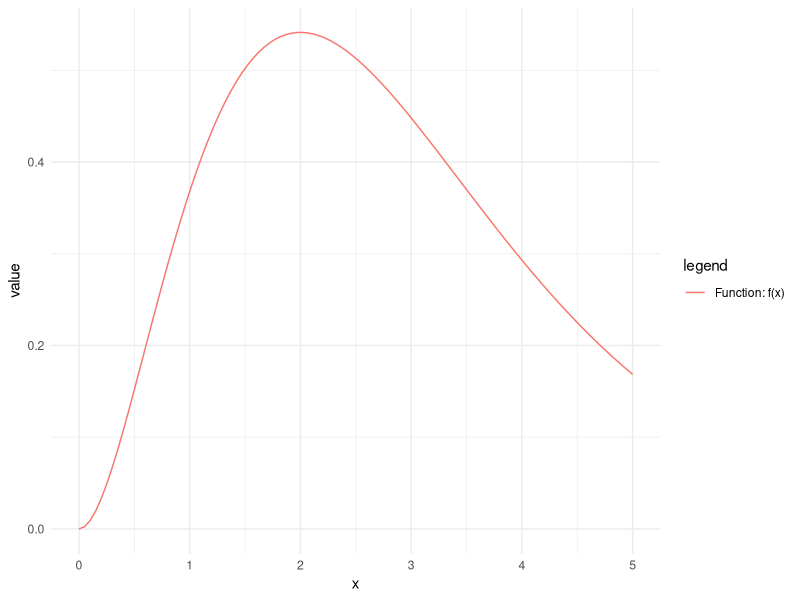
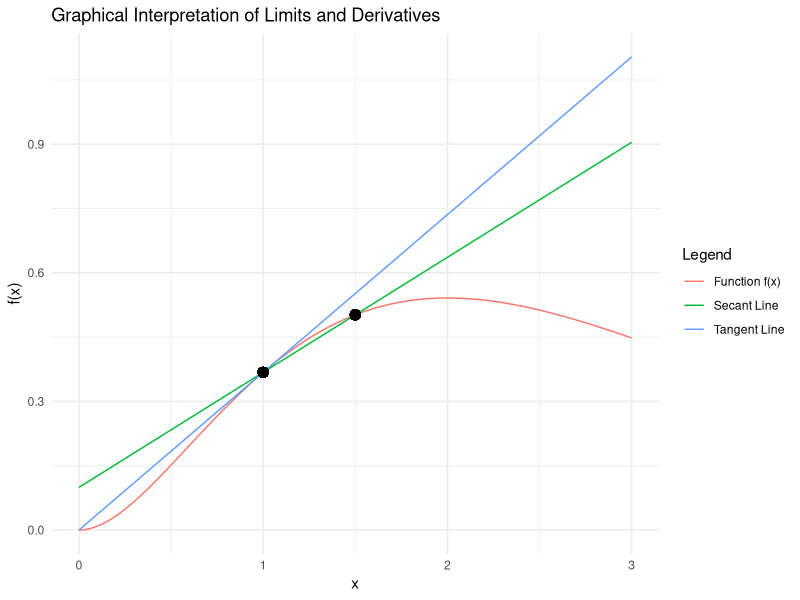
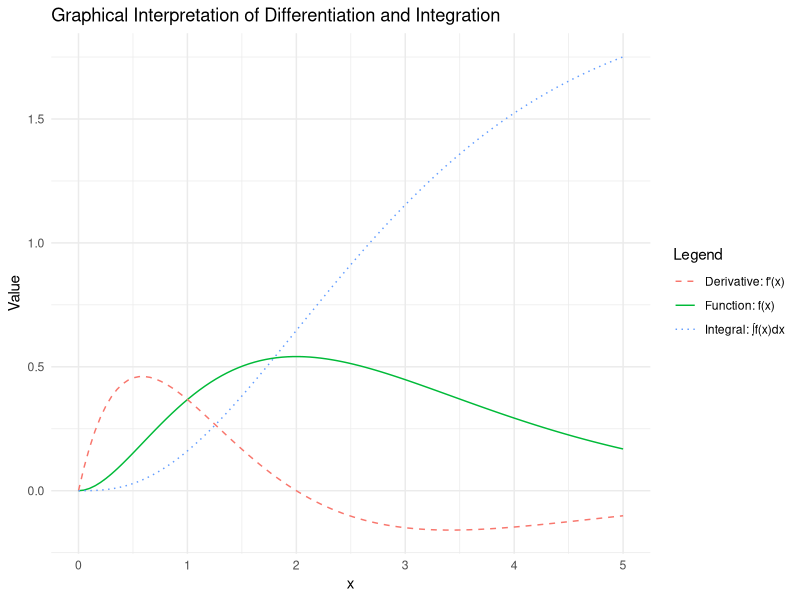
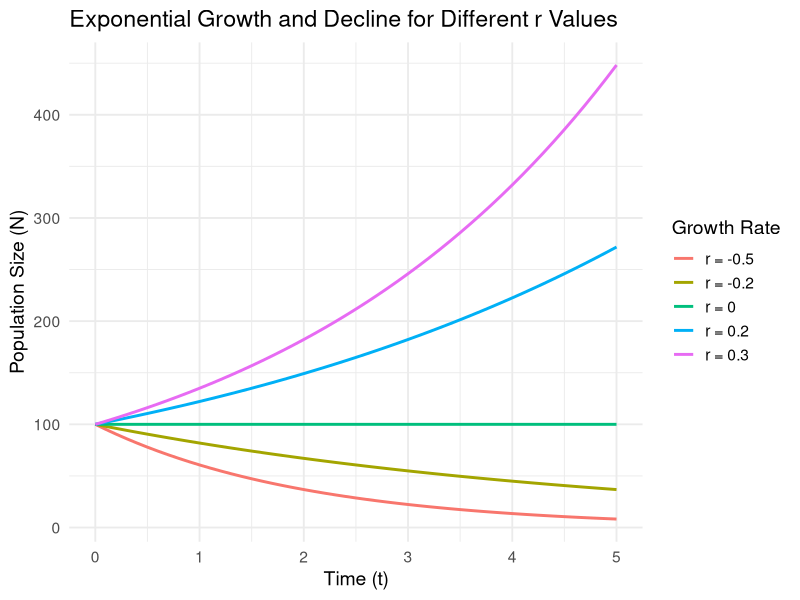
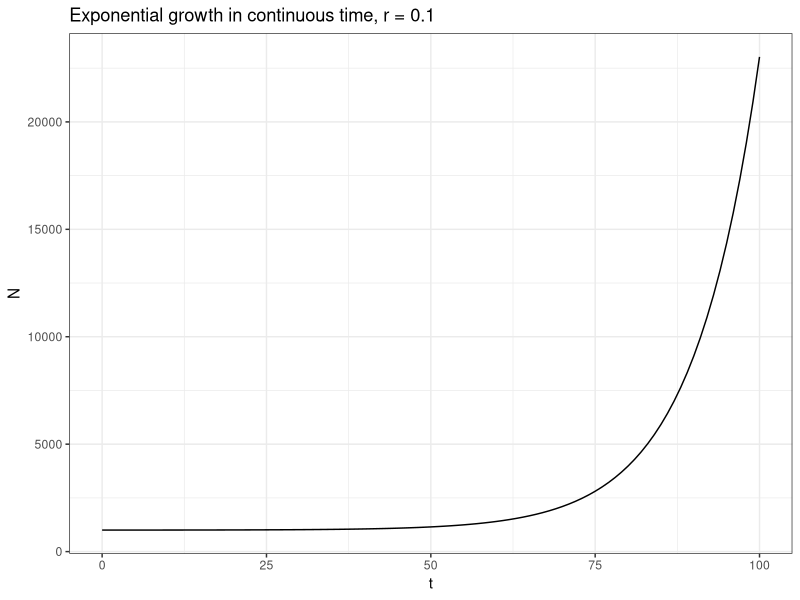
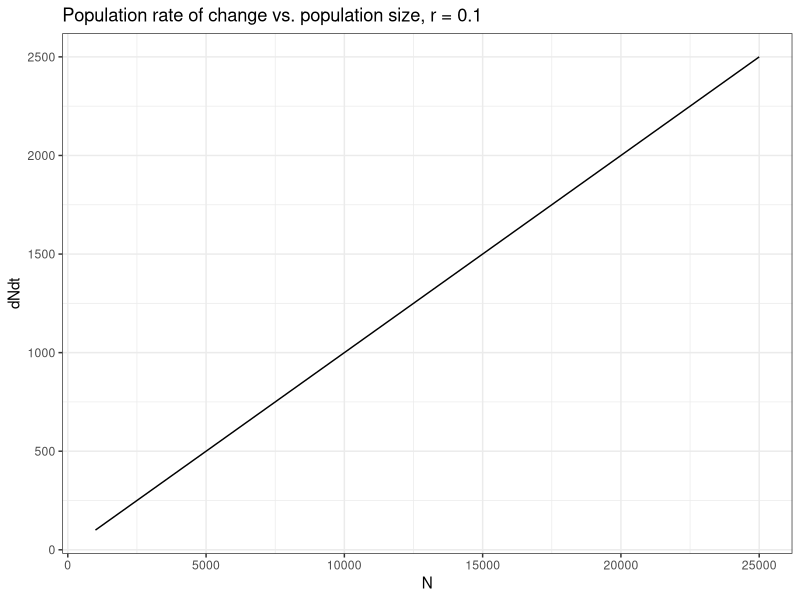
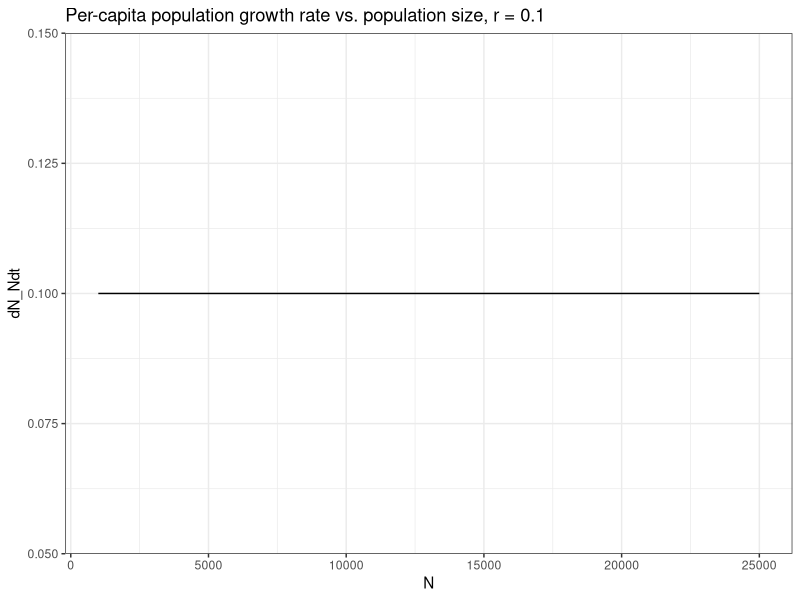
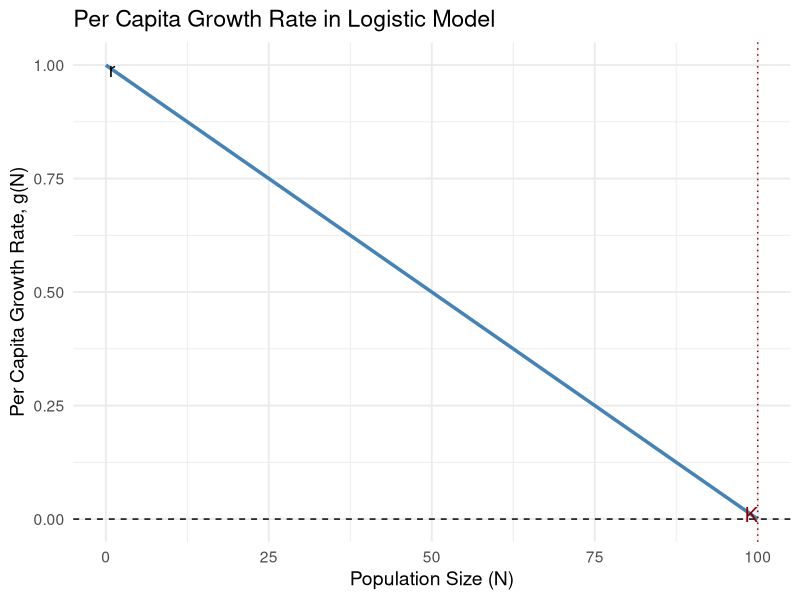

Source code (R) for these figures, in order:
## ---- chunk 1
library(ggplot2)
library(dplyr)
## ---- chunk 2
f <- function(x) x^2 * exp(-x)

dat <- data.frame(x = seq(0, 5, length.out=100))
dat$fx = f(dat$x)

ggplot(dat, aes(x=x, y=fx)) +
         geom_line(aes(color="Function: f(x)")) +
  labs(color="legend",
       y="value") +
  theme_minimal()
## ---- chunk 3

# Define function and derivative
f <- function(x) x^2 * exp(-x)
df <- function(x) (2*x - x^2) * exp(-x)

# Select a point and a small Δx
x0 <- 1
dx <- 0.5  # Try different values to show secant line changing
x1 <- x0 + dx

# Compute function values
y0 <- f(x0)
y1 <- f(x1)

# Compute secant line equation: y = m(x - x0) + y0
m_secant <- (y1 - y0) / (x1 - x0)
secant_line <- function(x) m_secant * (x - x0) + y0

# Compute tangent line equation at x0: y = f'(x0)(x - x0) + f(x0)
m_tangent <- df(x0)
tangent_line <- function(x) m_tangent * (x - x0) + y0

# Generate x values for plotting
x_vals <- seq(0, 3, length.out = 100)

# Create data frame
data <- data.frame(
  x = x_vals,
  f_x = f(x_vals),
  secant = secant_line(x_vals),
  tangent = tangent_line(x_vals)
)

# Plot function, secant, and tangent lines
ggplot(data, aes(x)) +
  geom_line(aes(y = f_x, color = "Function f(x)")) +
  geom_line(aes(y = secant, color = "Secant Line")) +
  geom_line(aes(y = tangent, color= "Tangent Line")) +
  geom_point(aes(x = x0, y = y0), color = "black", size = 3) +
  geom_point(aes(x = x1, y = y1), color = "black", size = 3) +
  labs(title = "Graphical Interpretation of Limits and Derivatives",
       y = "f(x)",
       color = "Legend") +
  theme_minimal()
## ---- chunk 4
# Load necessary library
library(ggplot2)

# Define function, derivative, and integral
f <- function(x) x^2 * exp(-x)
df <- function(x) (2*x - x^2) * exp(-x)
F_int <- function(x) -exp(-x) * (x^2 + 2*x + 2) + 2  # Indefinite integral with constant C = 2

# Generate data
x_vals <- seq(0, 5, length.out = 100)
df_vals <- df(x_vals)
F_vals <- F_int(x_vals)

# Create a dataframe for plotting
data <- data.frame(x = x_vals, f = f(x_vals), df = df_vals, F = F_vals)

# Plot function, derivative, and integral
ggplot(data, aes(x)) +
  geom_line(aes(y = f, color = "Function: f(x)")) +
  geom_line(aes(y = df, color = "Derivative: f'(x)"), linetype = "dashed") +
  geom_line(aes(y = F, color = "Integral: ∫f(x)dx"), linetype = "dotted") +
  labs(title = "Graphical Interpretation of Differentiation and Integration",
       y = "Value",
       color = "Legend") +
  theme_minimal()
## ---- chunk 5


# Parameters
N0 <- 100             # Initial population size
r_values <- c(-0.5, -0.2, 0, 0.2, 0.3)  # Growth rates to explore
T_max <- 5           # Maximum time
times <- seq(0, T_max, by = 0.1)  # Time vector

# Generate population trajectories for each r
pop_data <- expand.grid(t = times, r = r_values) %>%
  mutate(N = N0 * exp(r * t))

# Convert r to factor for cleaner labeling
pop_data$r_label <- factor(pop_data$r, labels = paste("r =", r_values))

# Plot
ggplot(pop_data, aes(x = t, y = N, color = r_label)) +
  geom_line(size = 1) +
  labs(
    title = "Exponential Growth and Decline for Different r Values",
    x = "Time (t)",
    y = "Population Size (N)",
    color = "Growth Rate"
  ) +
  theme_minimal(base_size = 14)
## ---- chunk 6
r = 0.1
n0 = 1000
tvec <- seq(0, 100, 1)
nvec <- n0 + exp(r * tvec)
dat <- data.frame(t = tvec, N = nvec)

ggplot(dat, aes(x=t, y=N)) +
  geom_line() +
  labs(title="Exponential growth in continuous time, r = 0.1") +
  theme_bw()
## ---- chunk 7
r = 0.1
N = seq(1000, 25000, 100)
dNdt = r * N

dat <- data.frame(N, dNdt)

ggplot(dat, aes(x=N, y=dNdt)) +
  geom_line() +
  labs(title="Population rate of change vs. population size, r = 0.1") +
  theme_bw()
## ---- chunk 8
r = 0.1
N = seq(1000, 25000, 100)
dN_Ndt = r * N / N

dat <- data.frame(N, dN_Ndt)

ggplot(dat, aes(x=N, y=dN_Ndt)) +
  geom_line() +
  labs(title="Per-capita population growth rate vs. population size, r = 0.1") +
  theme_bw()
## ---- chunk 9

# Parameters
r <- 1      # Intrinsic growth rate
K <- 100    # Carrying capacity

# Population values
N_vals <- seq(0, K, by = 1)

# Per capita growth function
g_N <- function(N) {
  r * (1 - N / K)
}

# Create data frame
df <- data.frame(
  N = N_vals,
  g = g_N(N_vals)
)

# Plot
ggplot(df, aes(x = N, y = g)) +
  geom_line(size = 1.2, color = "steelblue") +
  geom_hline(yintercept = 0, linetype = "dashed") +
  geom_vline(xintercept = K, linetype = "dotted", color = "darkred") +
  annotate("text", x = 0.01 * K, y = 0.99 * r, label = "r", size = 5) +
annotate("text", x = K - 0.01 * K, y = 0.01 * r, label = "K", size = 5, color = "darkred") +

  labs(
    title = "Per Capita Growth Rate in Logistic Model",
    x = "Population Size (N)",
    y = "Per Capita Growth Rate, g(N)"
  ) +
  coord_cartesian() +
  theme_minimal(base_size = 14)

## ---- chunk 10
r <- 1      
K <- 100    

N <- seq(0, K, by = 1)

dNdt <- N * r * (1 - N / K)

# Create data frame
df <- data.frame(N, dNdt)

# Plot
ggplot(df, aes(x = N, y = dNdt)) +
  geom_line(size = 1.2, color = "steelblue") +
#  geom_hline(yintercept = 0, linetype = "dashed") +
#  geom_vline(xintercept = K, linetype = "dotted", color = "darkred") +
  annotate("text", x = 0.01 * K, y = 0.99 * r, label = "N=0", size = 5) +
annotate("text", x = K - 0.01 * K, y = 0.01 * r, label = "N=K", size = 5)  
  labs(
    title = "Growth Rate in Logistic Model",
    x = "Population Size (N)",
    y = "Growth Rate, dN/dt"
  ) +
  coord_cartesian() +
  theme_bw()
